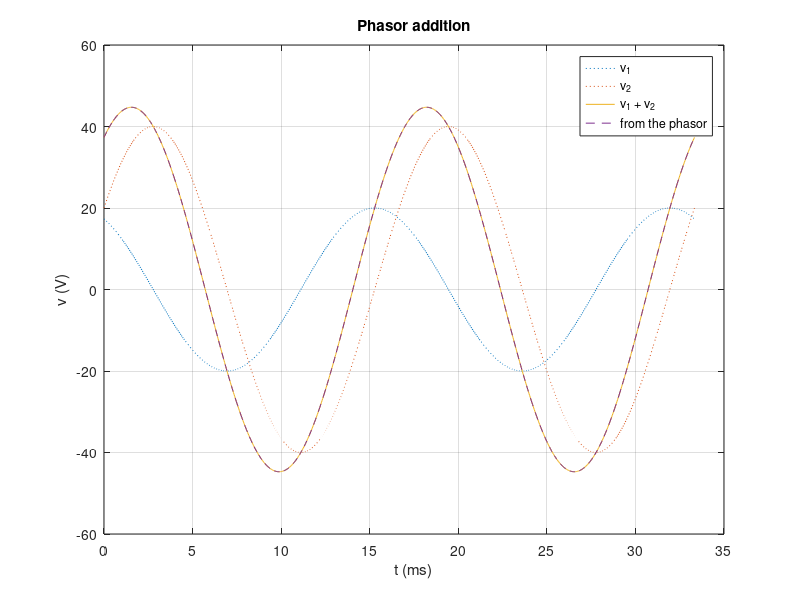
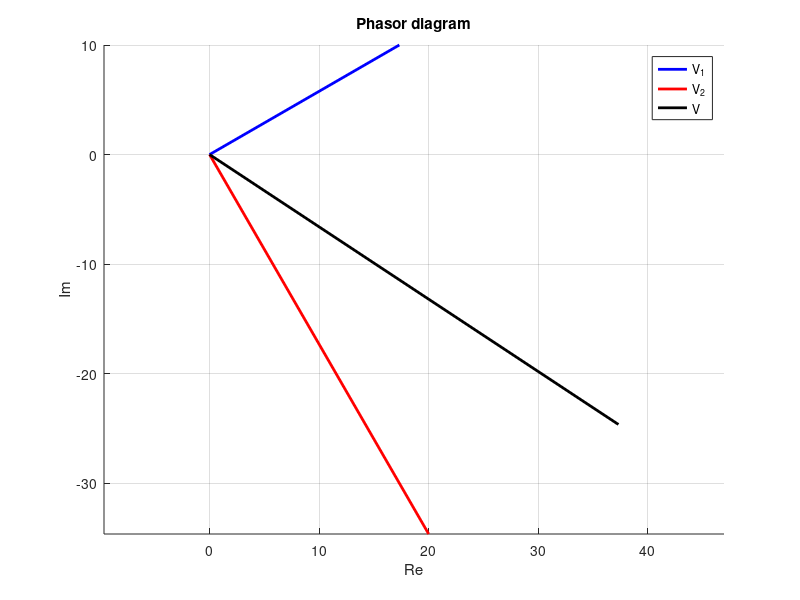

Write the MATLAB code that produced these figures, in order.
% Circuits 1 — The Phasor
%title: Adding Sinusoids with Phasors
%ar-title: جمع الجيبيات بالفازورات
%lesson: c1-sinusoidal-2
%course: circuits-1

%% Phasors are complex numbers
%ar: 20∠30° = 20 e^(j30°). نكتب دالة صغيرة pol للتحويل، ثم نجمع كعددين مركبين.
pol = @(m, d) m*exp(1j*d*pi/180);
V1 = pol(20, 30); V2 = pol(40, -60);
V = V1 + V2;
fprintf('V1 = %.2f%+.2fj, V2 = %.2f%+.2fj\n', real(V1), imag(V1), real(V2), imag(V2))
fprintf('V  = %.2f%+.2fj = %.2f at %.2f deg\n', real(V), imag(V), abs(V), angle(V)*180/pi)
%check: abs(abs(V) - 44.72) < 0.005 && abs(angle(V)*180/pi + 33.43) < 0.01

%% Check in the time domain
%ar: نجمع الجيبيين الأصليين نقطة نقطة ونقارن بالجيبي الناتج من الفازور: متطابقان. لاحظ أن القمة 44.72 وليست 60.
w = 2*pi*60; t = linspace(0, 1/30, 1000);
vsum = 20*cos(w*t + pi/6) + 40*cos(w*t - pi/3);
vph = abs(V)*cos(w*t + angle(V));
plot(t*1e3, 20*cos(w*t + pi/6), ':', t*1e3, 40*cos(w*t - pi/3), ':', t*1e3, vsum, t*1e3, vph, '--'); grid on
xlabel('t (ms)'); ylabel('v (V)'); legend('v_1', 'v_2', 'v_1 + v_2', 'from the phasor'); title('Phasor addition')
fprintf('largest difference = %g V\n', max(abs(vsum - vph)))
%check: max(abs(vsum - vph)) < 1e-9

%%! Project idea: phasor diagram plotter
%ar: مشروع: ارسم الفازورات أسهمًا من الأصل (مخطط فازوري) بـ plot لخطوط من 0 إلى كل فازور. مفيد في كل تقارير AC.
figure; hold on
P = [V1 V2 V]; c = 'brk';
for k = 1:3, plot([0 real(P(k))], [0 imag(P(k))], c(k), 'LineWidth', 2); end
hold off; axis equal; grid on; xlabel('Re'); ylabel('Im'); legend('V_1', 'V_2', 'V'); title('Phasor diagram')
